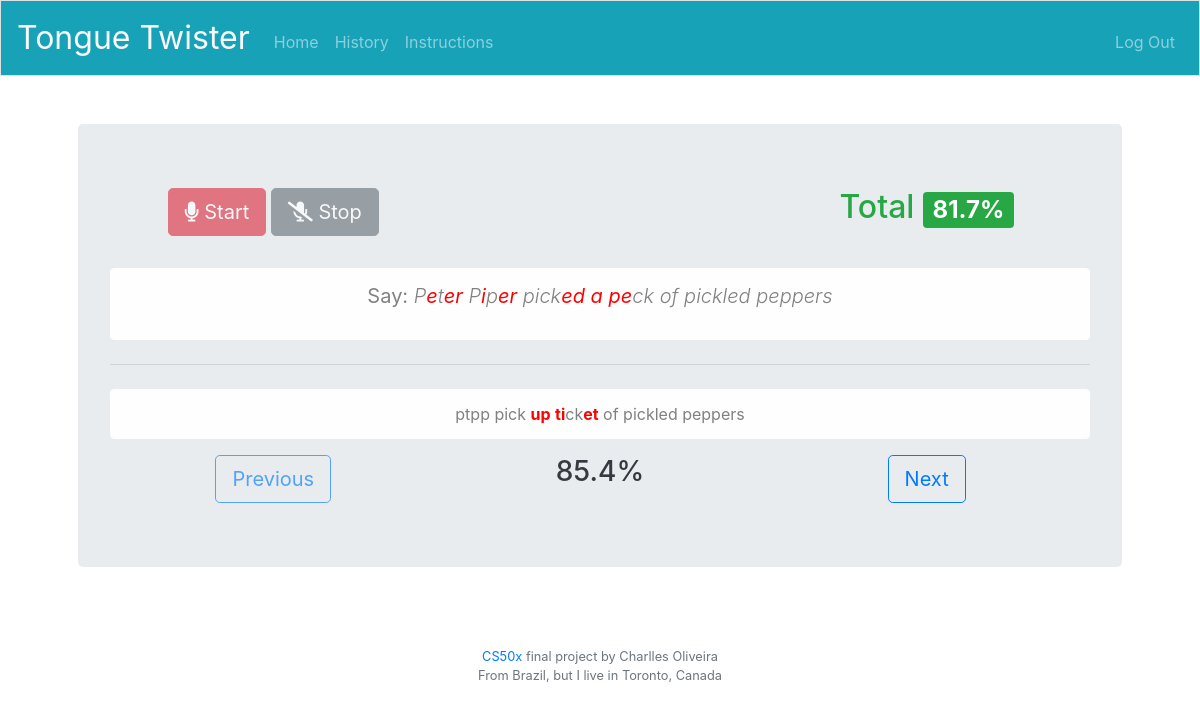
The page /history?item=1 (signed in) on the database its author committed.
### tables this page shows
CREATE TABLE history (
    users_id INTEGER NOT NULL, 
    phrases_id INTEGER NOT NULL,
    user_speech TEXT NULL DEFAULT NULL,
    user_speech_html TEXT NULL DEFAULT NULL,
    original_phrase_html TEXT NULL DEFAULT NULL,
    score NUMERIC DEFAULT 0.0
);

### app.py (the view)
@app.route("/history", methods=["GET", "POST"])
@login_required
def history():
    if request.method == "POST":
        db.execute("DELETE FROM history WHERE users_id = :users_id;",
                    users_id=session["user_id"])
        db.execute("UPDATE users SET score = :score WHERE id = :user_id;",
                    score=0.0, user_id=session["user_id"])
    if request.args.get("item"):
        session["phrase_id"] = int(request.args.get("item"))
        history = db.execute("SELECT * FROM history INNER JOIN phrases p ON p.id = phrases_id \
                                WHERE users_id = :users_id AND phrases_id = :phrase_id;",
                                users_id=session["user_id"], phrase_id=session["phrase_id"])
        if history and history[0]["original_phrase_html"]:
            original_phrase = {}
            original_phrase["phrase"] = history[0]["original_phrase_html"]
            return render_template("index.html",
                                    message=history[0]["user_speech_html"],
                                    total="{total:.1f}%".format(total=user_score()),
                                    score="{score:.1f}%".format(score=history[0]["score"]),
                                    phrase=original_phrase,
                                    disablePrevious=disable_previous(),
                                    disableNext=disable_next())
    history = db.execute("SELECT * FROM history INNER JOIN phrases p ON p.id = phrases_id WHERE users_id = :users_id;",
                        users_id=session["user_id"])
    return render_template("history.html", history=history)

### app.py (called while the page is built)
@app.after_request
def after_request(response):
    response.headers["Cache-Control"] = "no-cache, no-store, must-revalidate"
    response.headers["Expires"] = 0
    response.headers["Pragma"] = "no-cache"
    return response

def user_score():
    rows = db.execute("SELECT score FROM users WHERE id = :userId;",
                        userId=session["user_id"])
    return rows[0]["score"]

def disable_previous():
    return session["phrase_id"] == 1

def disable_next():
    last_user_phrase = db.execute("SELECT MAX(phrases_id) AS last_phrase_id FROM history WHERE users_id = :users_id;",
                                    users_id=session["user_id"])
    if last_user_phrase and last_user_phrase[0]["last_phrase_id"]:
        last_phrase_available = db.execute("SELECT MAX(id) AS last_phrase_id FROM phrases;")
        return (session["phrase_id"] == last_phrase_available[0]["last_phrase_id"]) or (session["phrase_id"] == (last_user_phrase[0]["last_phrase_id"]+1))
    return True

### helpers.py (called while the page is built)
def login_required(f):
    @wraps(f)
    def decorated_function(*args, **kwargs):
        if session.get("user_id") is None:
            return redirect("/login")
        return f(*args, **kwargs)
    return decorated_function

### templates/index.html (shortened to what this page needs)
{% extends "layout.html" %}
{% block main %}
	<div class="jumbotron">
		<div class="container">
			<div class="row justify-content-start">
				<div class="col-4">
					<div id="btns">
						<button id="start" type="button" class="btn btn-danger btn-lg" disabled>
							<i class="fas fa-microphone"></i> Start
						</button>
						<button id="stop" type="button" class="btn btn-secondary btn-lg" disabled>
							<i class="fas fa-microphone-slash"></i> Stop
						</button>
					</div>
				</div>
				<div class="col-4">
				</div>
				<div class="col-4">
					<h2 class="text-success">Total <span id="total" class="badge badge-success"> {{ total }}</span></h2>
				</div>
			</div>
		</div>
		<div class="principal-message alert alert-light" role="alert">
			<p class="lead"><strong>Say: </strong><i id="phrase">{{ phrase["phrase"]|safe }}</i></p>
		</div>
		<hr class="my-4">
		<div id="message" class="alert alert-light" role="alert">
			{{ message|safe }}
		</div>
		<div class="container">
			<div class="row justify-content-start">
				<div class="col-4">
					{% if disablePrevious %}
						<a href="/previous" class="btn btn-outline-primary btn-lg disabled">Previous</a>
					{% else %}
						<a href="/previous" class="btn btn-outline-primary btn-lg">Previous</a>
					{% endif %}
				</div>
				<div class="col-4">
					<h3 id="score" class="text-dark">{{ score }}</h3>
				</div>
				<div class="col-4">
					{% if disableNext %}
						<a id="next" href="/next" class="btn btn-outline-primary btn-lg disabled">Next</a>
					{% else %}
						<a id="next" href="/next" class="btn btn-outline-primary btn-lg">Next</a>
					{% endif %}
				</div>
			</div>
		</div>
	</div>
{% endblock %}

### static/css/styles.css (style rules this page uses)
.principal-message { margin-top: 2rem; }

### rows shown on the page
history: phrase "P e t er P i p er pick ed a pe ck of pickled peppers", user_speech_html "ptpp pick up ti ck et of pickled peppers"

### other values the page prints
{{ total }} "81.7%"
{{ score }} "85.4%"
